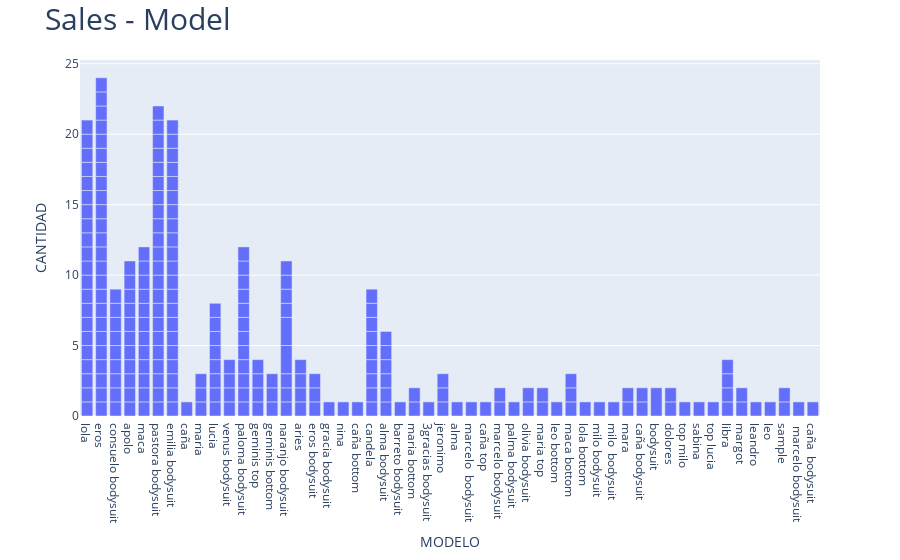

Notebook code cell kept with this figure:
### Code cell
#international_color = df_filtered['TOTAL VENTAS NETAS'].astype('float').values

fig= plt.figure(figsize=(14,2))
colors_2014 = ['azure', 'greys', 'ice']
fig = px.bar(df, x = "MODELO", 
                 y = "CANTIDAD") 
                 
#fig.update_layout(barmode='group')

plot_bgcolor = 'rgba(0,0,0,0)'

fig.update_layout(title_text="Sales - Model",
                  title_font_size=30)

fig.show()
#fig.write_image("Sales_B2C.png")
#fig.savefig('Sales_B2C.png',bbox_inches="tight")

### Figure 1 — Plotly figure (JSON) as saved in the notebook; plotly's stock layout.template omitted (floating-point values rounded to 4 significant figures; data arrays with more than 128 entries replaced by an {"elided": "..."} marker saying what was removed)
{"data": [{"alignmentgroup": "True", "hoverlabel": {"namelength": 0}, "hovertemplate": "MODELO=%{x}<br>CANTIDAD=%{y}", "legendgroup": "", "marker": {"color": "#636efa"}, "name": "", "offsetgroup": "", "orientation": "v", "showlegend": false, "textposition": "auto", "type": "bar", "x": {"elided": "235 str values"}, "xaxis": "x", "y": {"elided": "235 int values"}, "yaxis": "y"}], "layout": {"barmode": "relative", "legend": {"tracegroupgap": 0}, "margin": {"t": 60}, "title": {"font": {"size": 30}, "text": "Sales - Model"}, "xaxis": {"anchor": "y", "domain": [0, 1], "title": {"text": "MODELO"}}, "yaxis": {"anchor": "x", "domain": [0, 1], "title": {"text": "CANTIDAD"}}}}
